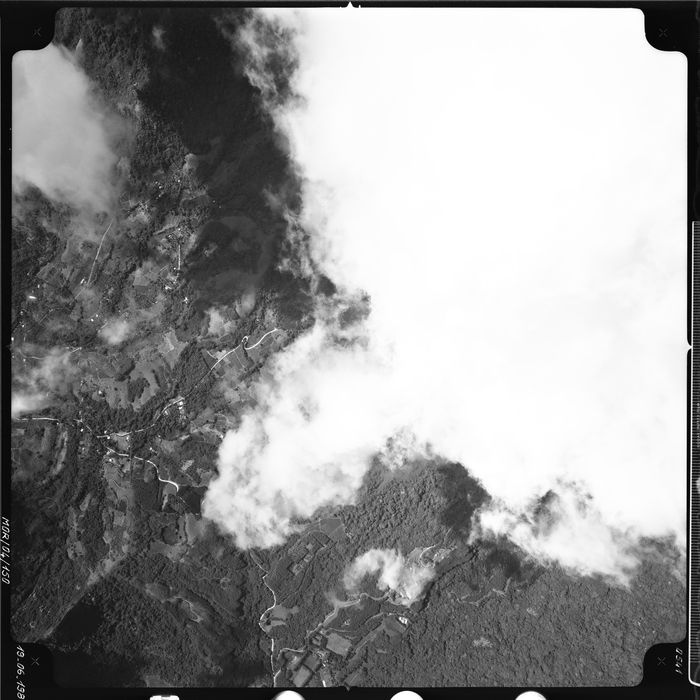
#> input picture sample/IDV-MOO-PVA-15000-1981-0541-C107.jpg, 700 x 700 px; its folder holds only this picture in this run
$ python cloud_detect.py   (older library calls are emulated)
#> lines starting #> are read from the running program, lines starting #| are printed output that depends on the picture; after the words box and inside, x2 and y2 are one past the last pixel; in counts of white or black regions, pixels touching at a corner belong together
"""
Initialement méthode qui identifiait les objets de taille supérieur à 0.5% afin de les supprimer de la surface de nuage.
Mais la méthode contour englobe
"""


import cv2
import numpy as np
import glob
import pickle
from pathlib import Path
import csv
import re

# [132 lines of commented-out code are left out]


print('Press a key to iterate over the samples')
path_images = glob.glob('./sample/*.jpg')
lower_white = np.array([0, 200, 0])
upper_white = np.array([255, 255, 255])


for img in path_images:
    image = cv2.imread(img)
#> image is the input picture: shape (700, 700, 3); min 0, max 255, mean 149.1
    hsl = cv2.cvtColor(image, cv2.COLOR_BGR2HLS)
#> hsl: shape (700, 700, 3); mean of channels 0, 1, 2 0, 149.1, 0

    # find the colors within the specified boundaries and apply
    # the mask

    mask = cv2.inRange(hsl, lower_white, upper_white)
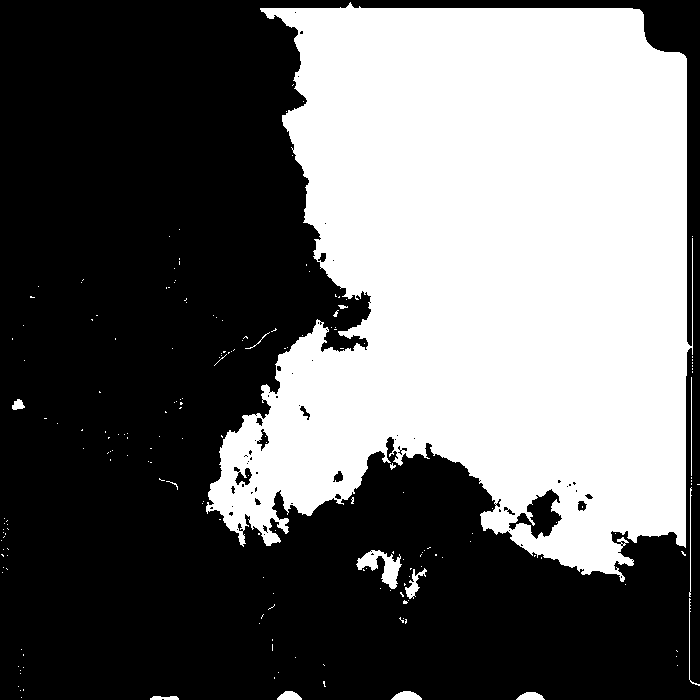
#> mask: shape (700, 700); 41.1% white; 194 white regions (179 under 20 px)
    width, height = mask.shape
    nbr_pixels = width * height

    pourcent_nuage = cv2.countNonZero(mask)/nbr_pixels *100
#> pourcent_nuage = 41.1
    pourcent_nuage = np.round(pourcent_nuage, 2)

    output = cv2.bitwise_and(hsl, hsl, mask=mask)
#> output: shape (700, 700, 3); mean of channels 0, 1, 2 0, 101.9, 0

    contours, hierarchy = cv2.findContours(mask, cv2.RETR_LIST, cv2.CHAIN_APPROX_SIMPLE)
#> contours = 273 contours, 247 with area under 20; largest, box (x1, y1, x2, y2) and area: (206, 2, 693, 582) 199210, (508, 488, 563, 540) 1251, (356, 550, 402, 589) 680, (234, 467, 253, 486) 185, (405, 568, 427, 599) 178

    pourcent_sup5 = pourcent_nuage
#> pourcent_sup5 = 41.1
    surf = 0
    area = 0
    for cnt in contours:
        area = cv2.contourArea(cnt)/nbr_pixels*100

        if area < 0.5:
            # find areas less then 0.5 to remove small sparse features
            cv2.drawContours(output, [cnt], 0, 255, -1)
            pourcent_sup5 -= area
        else:
            cv2.drawContours(image, [cnt], 0, (0, 255, 0), 2)
#> this loop made 273 passes
#> (cnt, area, pourcent_sup5) on passes 1, 6, 7, 8, 10, 11, 12, 13: ([[21, 697]], 0, 41.1), ([[20, 690]], 0, 41), ([[23, 689], [23, 690]], 0, 41), ([[18, 686]], 0, 41), ([[274, 677], [274, 678]], 0, 40.99), ([[20, 673]], 0, 40.99), ([[278, 672]], 0, 40.99), ([[20, 670]], 0, 40.99)
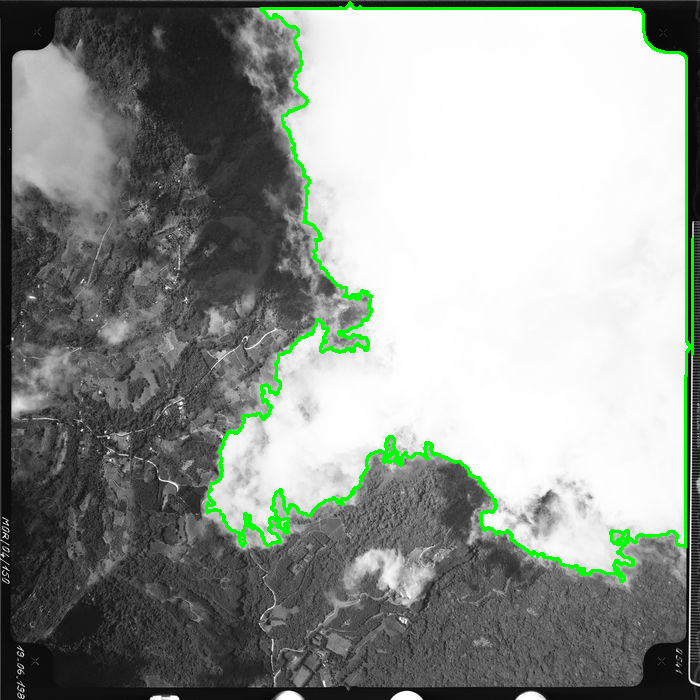
#> image: shape (700, 700, 3); 2.22% of pixels changed, all inside (x1, y1, x2, y2) = (205, 1, 694, 583)
#> output: shape (700, 700, 3); mean of channels 0, 1, 2 3, 100.3, 0
#> after the loop, pourcent_sup5 = 40.26


    surf = np.round(surf, 2)

    # show the images
    font = cv2.FONT_HERSHEY_SIMPLEX
#> font = 0
    indication = f'{pourcent_nuage} % all, {np.round(pourcent_sup5,1)} % cleaned small'
#> indication = '41.1 % all, 40.3 % cleaned small'
    print(indication)
#| 41.1 % all, 40.3 % cleaned small
    cv2.imshow(indication, np.hstack([image, output]))
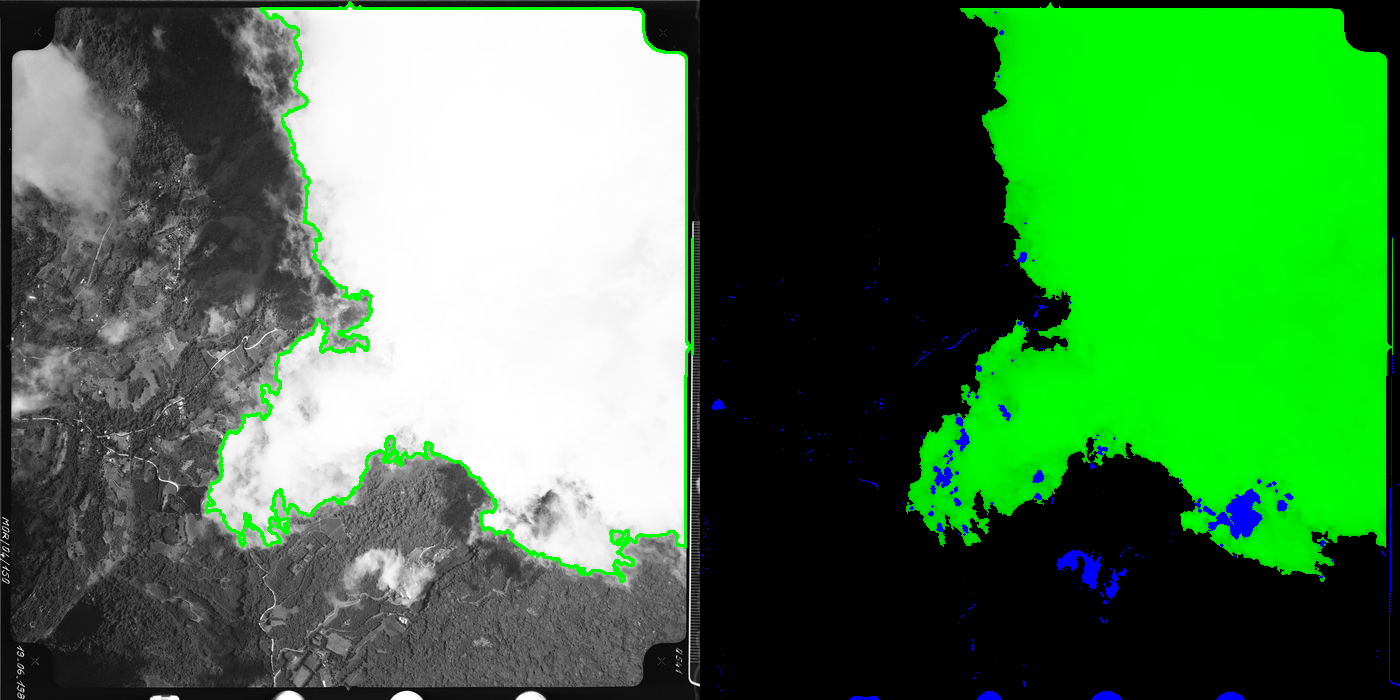
#> window '41.1 % all, 40.3 % cleaned sma': shape (700, 1400, 3); mean B, G, R 73.8, 125.3, 72.3
    cv2.waitKey(0)

$ run again, on sample/IDV-MOO-PVA-15000-1981-0546-C107.jpg
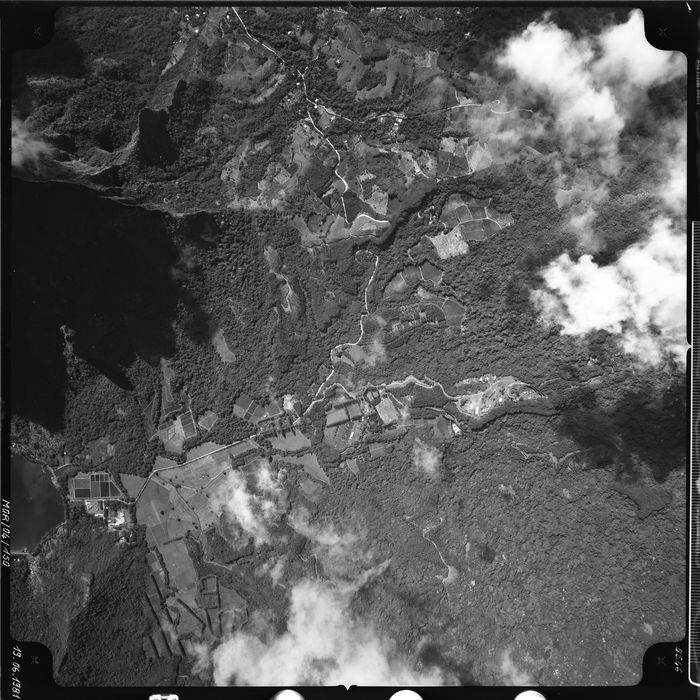
#> input picture sample/IDV-MOO-PVA-15000-1981-0546-C107.jpg, 700 x 700 px
#> image is the input picture: shape (700, 700, 3); min 0, max 255, mean 87.1
#> hsl: shape (700, 700, 3); mean of channels 0, 1, 2 0, 87.1, 0
#> `mask = cv2.inRange(hsl, lower_white, upper_white)`:
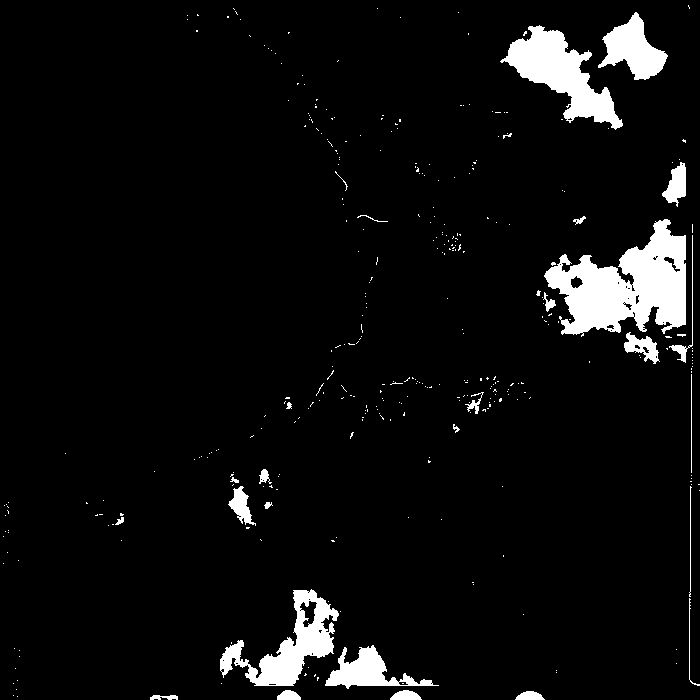
#> mask: shape (700, 700); 5.5% white; 361 white regions (333 under 20 px)
#> pourcent_nuage = 5.54
#> contours = 403 contours, 375 with area under 20; largest, box (x1, y1, x2, y2) and area: (544, 219, 686, 337) 9198, (500, 25, 623, 130) 4792, (220, 589, 339, 686) 4094, (598, 12, 668, 80) 2260, (325, 645, 439, 689) 1790
#> `pourcent_sup5 = pourcent_nuage`: pourcent_sup5 = 5.54
#> the loop `for cnt in contours:` made 403 passes
#> (cnt, area, pourcent_sup5) on passes 1, 3, 7, 9, 10, 11: ([[17, 696]], 0, 5.54), ([[13, 695]], 0, 5.53), ([[16, 689]], 0, 5.42), ([[430, 683], [431, 682], [432, 683], [431, 684]], 0.000408, 5.42), ([[402, 683], [403, 683]], 0, 5.42), ([[221, 683]], 0, 5.42)
#> after the loop `for cnt in contours:`: pourcent_sup5 = 3.99
#> font = 0
#> indication = '5.54 % all, 4.0 % cleaned small'
#| 5.54 % all, 4.0 % cleaned small
#> `cv2.imshow(indication, np.hstack([image, output]))`:
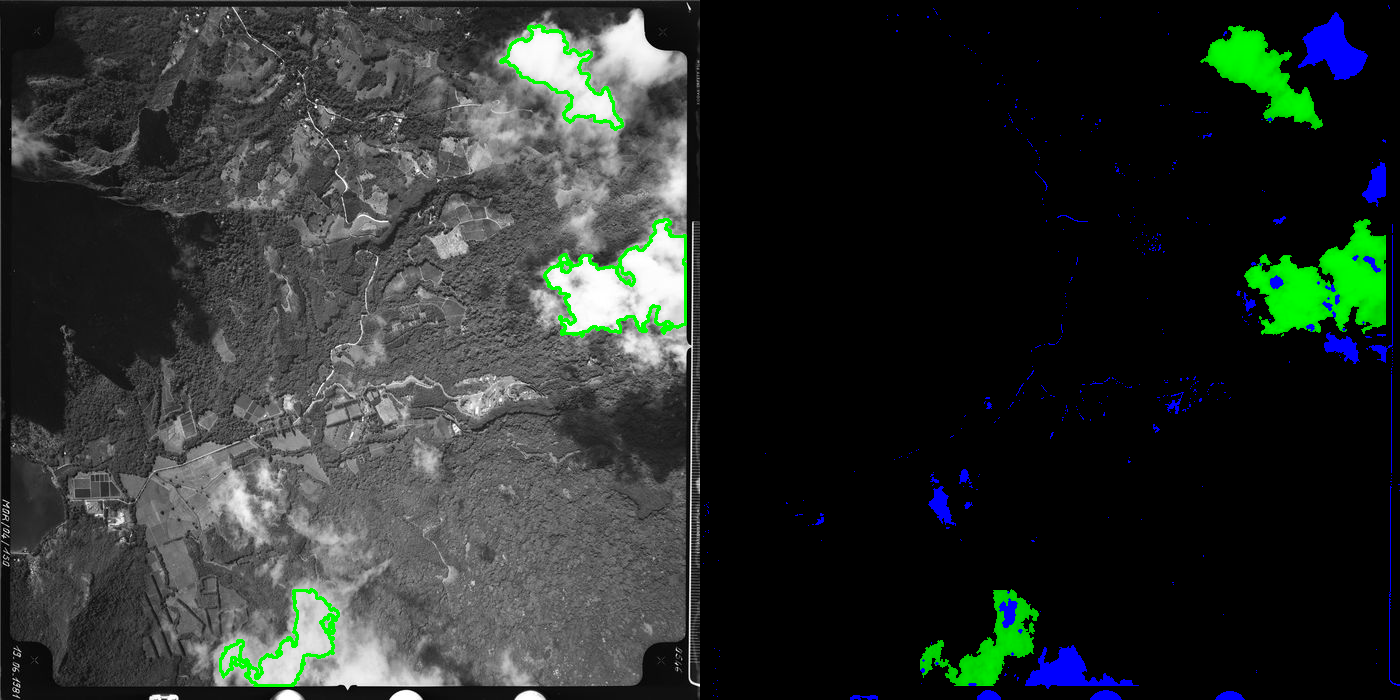
#> window '5.54 % all, 4.0 % cleaned smal': shape (700, 1400, 3); mean B, G, R 44.8, 48.1, 42.3

$ run again, on sample/IDV-MOO-PVA-15000-1981-0547-C107.jpg
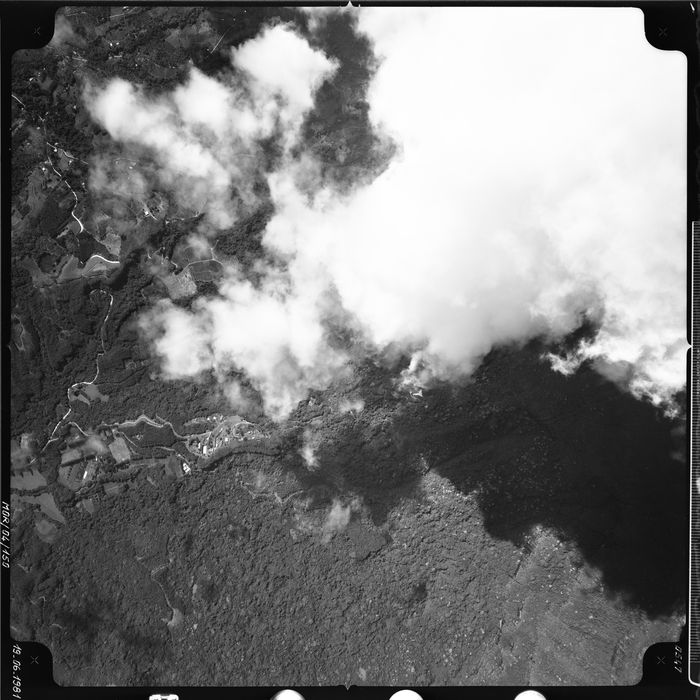
#> input picture sample/IDV-MOO-PVA-15000-1981-0547-C107.jpg, 700 x 700 px
#> image is the input picture: shape (700, 700, 3); min 0, max 255, mean 122.2
#> hsl: shape (700, 700, 3); mean of channels 0, 1, 2 0, 122.2, 0
#> `mask = cv2.inRange(hsl, lower_white, upper_white)`:
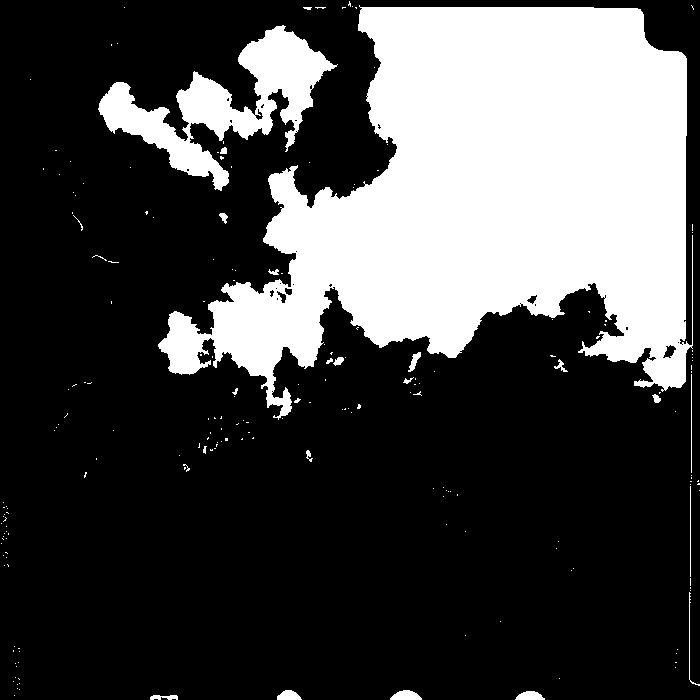
#> mask: shape (700, 700); 28.1% white; 202 white regions (178 under 20 px)
#> pourcent_nuage = 28.06
#> contours = 230 contours, 210 with area under 20; largest, box (x1, y1, x2, y2) and area: (158, 5, 693, 420) 121364, (98, 25, 338, 191) 12242, (390, 690, 422, 700) 199, (515, 691, 545, 700) 168, (277, 690, 302, 700) 156
#> `pourcent_sup5 = pourcent_nuage`: pourcent_sup5 = 28.06
#> the loop `for cnt in contours:` made 230 passes
#> (cnt, area, pourcent_sup5) on passes 2, 6, 7, 8, 9, 10, 11, 12: ([[14, 695]], 0, 28.05), ([[19, 689]], 0, 27.94), ([[17, 688]], 0, 27.94), ([[17, 684]], 0, 27.94), ([[19, 683]], 0, 27.94), ([[13, 681]], 0, 27.94), ([[559, 678]], 0, 27.94), ([[18, 678], [19, 679]], 0, 27.94)
#> after the loop `for cnt in contours:`: pourcent_sup5 = 27.74
#> font = 0
#> indication = '28.06 % all, 27.7 % cleaned small'
#| 28.06 % all, 27.7 % cleaned small
#> `cv2.imshow(indication, np.hstack([image, output]))`:
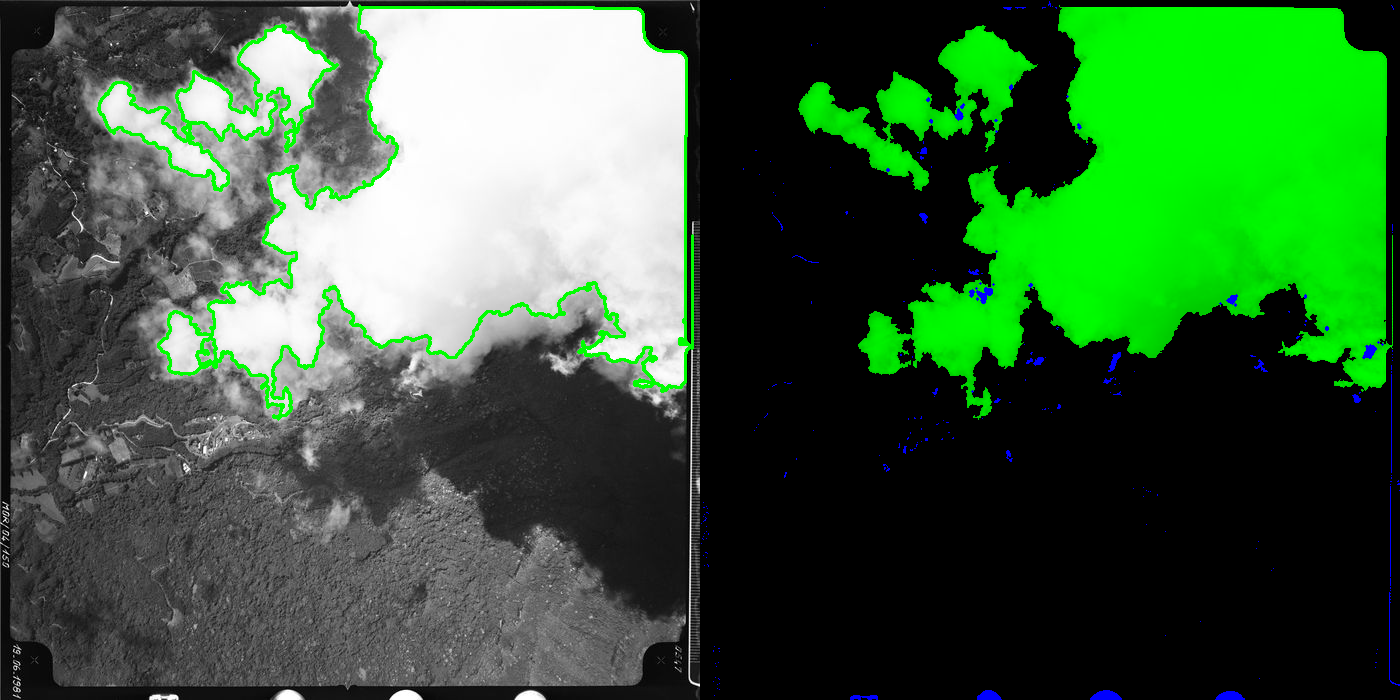
#> window '28.06 % all, 27.7 % cleaned sm': shape (700, 1400, 3); mean B, G, R 58.8, 95.1, 58.1

$ run again, on sample/IDV-MOO-PVA-15000-1981-0548-C107.jpg
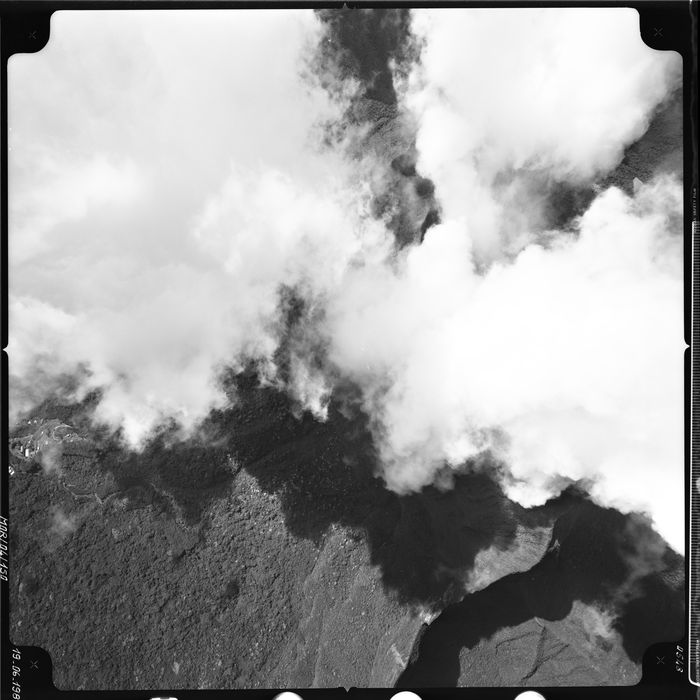
#> input picture sample/IDV-MOO-PVA-15000-1981-0548-C107.jpg, 700 x 700 px
#> image is the input picture: shape (700, 700, 3); min 0, max 255, mean 154.7
#> hsl: shape (700, 700, 3); mean of channels 0, 1, 2 0, 154.7, 0
#> `mask = cv2.inRange(hsl, lower_white, upper_white)`:
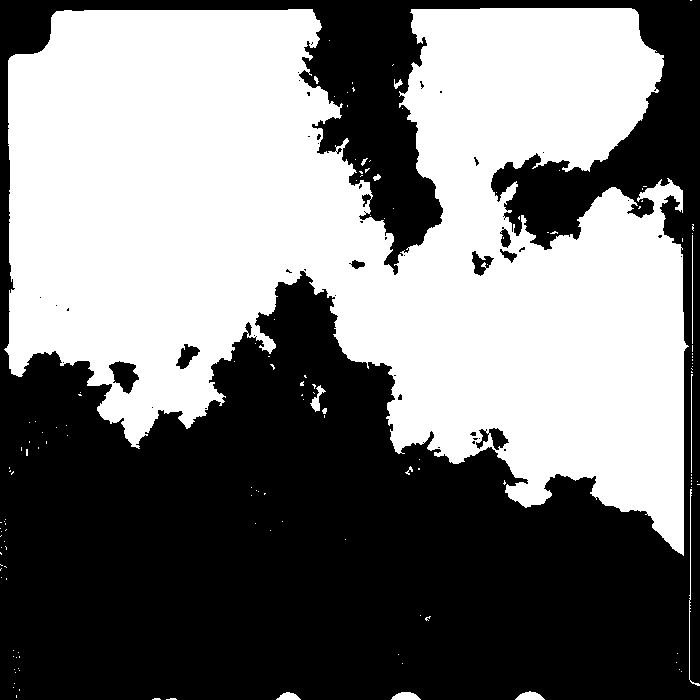
#> mask: shape (700, 700); 48.3% white; 141 white regions (127 under 20 px)
#> pourcent_nuage = 48.34
#> contours = 202 contours, 177 with area under 20; largest, box (x1, y1, x2, y2) and area: (4, 8, 689, 556) 235022, (108, 360, 140, 395) 618, (175, 343, 201, 370) 342, (471, 250, 495, 277) 312, (488, 427, 510, 451) 282
#> `pourcent_sup5 = pourcent_nuage`: pourcent_sup5 = 48.34
#> the loop `for cnt in contours:` made 202 passes
#> (cnt, area, pourcent_sup5) on passes 3, 7, 8, 9, 10, 11, 12, 13: ([[16, 695], [16, 697]], 0, 48.34), ([[19, 689], [19, 690]], 0, 48.26), ([[13, 687]], 0, 48.26), ([[14, 683]], 0, 48.26), ([[15, 672]], 0, 48.26), ([[681, 671]], 0, 48.26), ([[19, 670]], 0, 48.26), ([[679, 669]], 0, 48.26)
#> after the loop `for cnt in contours:`: pourcent_sup5 = 47.66
#> font = 0
#> indication = '48.34 % all, 47.7 % cleaned small'
#| 48.34 % all, 47.7 % cleaned small
#> `cv2.imshow(indication, np.hstack([image, output]))`:
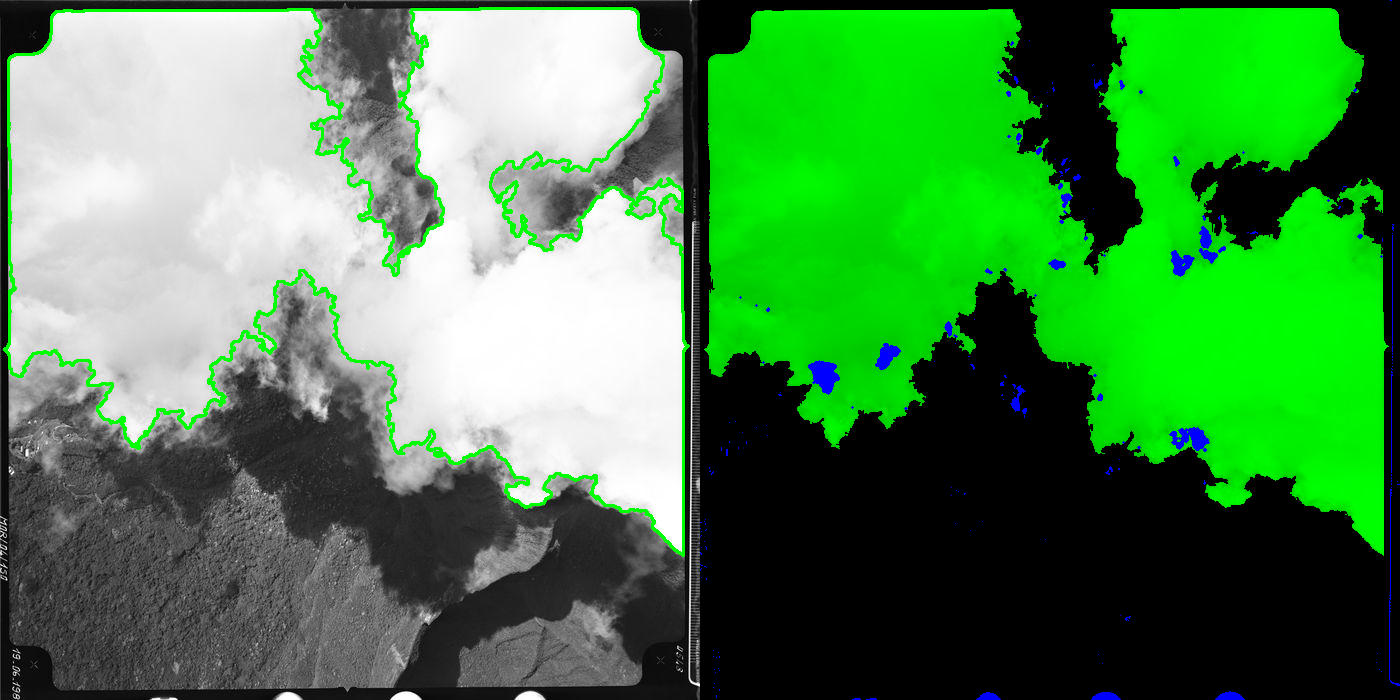
#> window '48.34 % all, 47.7 % cleaned sm': shape (700, 1400, 3); mean B, G, R 75.2, 134.2, 74
